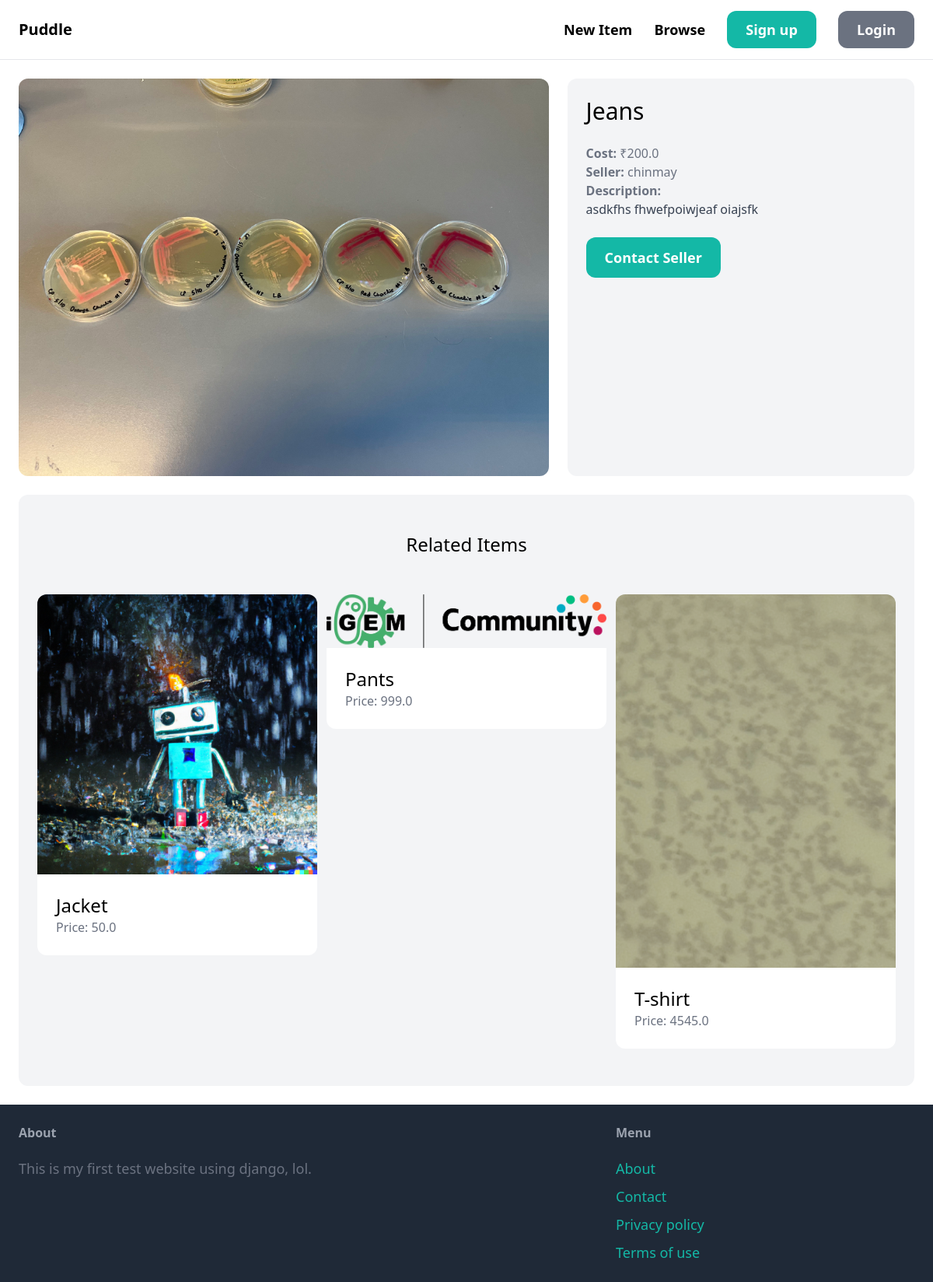
/items/7/, run on an earlier commit of the app's database.
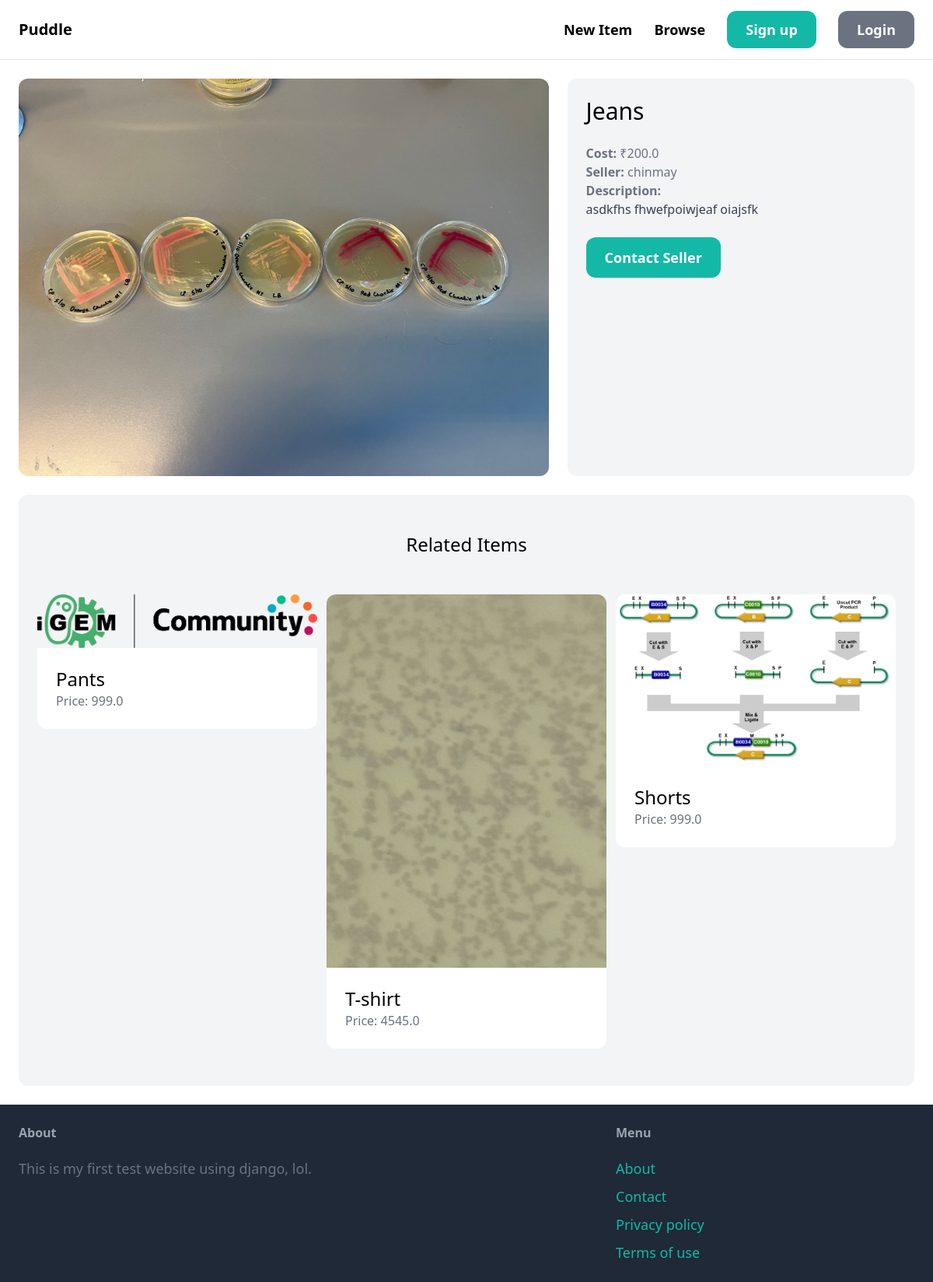
And on a later commit of the database.
### item/models.py (models this page shows, shortened)
class Item(models.Model):
     category = models.ForeignKey(Category, related_name='items', on_delete=models.CASCADE)
     name = models.CharField(max_length=255)
     description = models.TextField(blank=True, null=True)
     price = models.FloatField()
     image = models.ImageField(upload_to='item_images', blank=True, null=True)
     is_sold = models.BooleanField(default=False)
     created_at = models.DateTimeField(auto_now_add=True)
     created_by = models.ForeignKey(User, related_name='items', on_delete=models.CASCADE)

### item/views.py (the view)
# urls.py: path('<int:pk>/', views.detail, name='detail'),
def detail(request, pk):
    item = get_object_or_404(Item, pk=pk)
    related_items = Item.objects.filter(category=item.category, is_sold=False).exclude(pk=pk)[0:3]
    return render(request, 'item/detail.html', {
        'item': item,
        'related_items': related_items
    })

### item/templates/item/detail.html (shortened to what this page needs)
{% extends 'core/base.html' %}
{% block content %}
    <div class="grid grid-cols-5 gap-6">
        <div class="col-span-3">
            <img src="{{ item.image.url }}" alt="" class="rounded-xl">
        </div>
        <div class="col-span-2 p-6 bg-gray-100 rounded-xl">
            <h1 class="mb-6 text-3xl ">{{ item.name }}</h1>
            <p class="text-gray-500"><strong>Cost:</strong> ₹{{ item.price }}</p>
            <p class="text-gray-500"><strong>Seller:</strong> {{ item.created_by.username }}</p>
            {% if item.description %}
            <p class="text-gray-700">
                <strong class="text-gray-500">Description:</strong><br>
                {{ item.description }}
            </p>
            {% endif %}
            {% if request.user == item.created_by %}
                <div class="mt-6 p-6 bg-white rounded-xl">
                    <p>This is your item!</p>
                    <a href="{% url 'item:edit' item.id %}" class="inline-block mt-6 px-6 py-4 text-lg font-semibold bg-teal-500 text-white rounded-xl">Edit</a>
                    <a href="{% url 'item:delete' item.id %}" class="inline-block mt-6 px-6 py-4 text-lg font-semibold bg-red-500 text-white rounded-xl">Delete</a>
                </div>
            {% else %}
                <a href="{% url 'conversation:new' item.id %}" class="inline-block mt-6 px-6 py-3 text-lg font-semibold bg-teal-500 text-white rounded-xl hover:bg-teal-700">Contact Seller</a>
            {% endif %}
        </div>
    </div>
    <div class="mt-6 px-6 py-12 bg-gray-100 rounded-xl">
        <h2 class="mb-12 text-2xl text-center">Related Items</h2>
        <div class="grid grid-cols-3 gap-3">
            {% for item in related_items %}
                <div>
                    <a href="{% url 'item:detail' item.id %}" class="">
                        <div>
                            <img src="{{ item.image.url }}" alt="" class="rounded-t-xl">
                        </div>
                        <div class="p-6 bg-white rounded-b-xl">
                            <h2 class="text-2xl">{{ item.name }}</h2>
                            <p class="text-gray-500">Price: {{ item.price }}</p>
                        </div>
                    </a>
                </div>
            {% endfor %}
        </div>
    </div>
{% endblock %}

What changed in the data, as far as the page shows it:
removed Item: image (picture), name "Jacket", price "50.0"
added Item: image (picture), name "Shorts", price "999.0"
